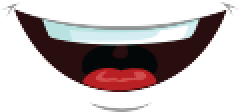
#> input picture examples/frontal_mouth_shapes/asset_1.png, 120 x 56 px (shown 2 times larger); its folder holds only this picture in this run
$ python generate_talking_animation.py frontal_mouth_shapes/asset_1.png out
#> lines starting #> are read from the running program, lines starting #| are printed output that depends on the picture
import logging
import sys
import requests
import cv2
import os
import numpy as np
from pathlib import Path
from PIL import Image

def generate_talking_animations(url, out_dir):

    # creates the directory to store the animation
#> called with url = 'frontal_mouth_shapes/asset_1.png', out_dir = 'out'
    outdir = Path(out_dir)
    outdir.mkdir(exist_ok=True)

    # creates the initial image using the url
    data = requests.get(url).content

    # opens a new file called avatar_img.png that will store the data's content
    f = open(f'{outdir}/avatar_img.png', 'wb')
    f.write(data)
    f.close

    img = Image.open(f'{outdir}/avatar_img.png')
#> img is the input picture: PIL image 120x56 RGBA; mean R, G, B, A 188.9, 179.3, 179.8, 97.6
    datas = img.getdata()

    # stores data for new image
    new_datas = []

    # updates image to make transparent background white
    for item in datas:
        if item[3] == 0:
            new_datas.append((255, 255, 255))
        else:
            new_datas.append(item)
#> after the loop, new_datas = 6720 items, first 6: (255, 255, 255), (255, 255, 255), (255, 255, 255), (255, 255, 255), (255, 255, 255), (255, 255, 255)

    img.putdata(new_datas)
    img.save(f'{outdir}/avatar_img.png', 'PNG')

    img = cv2.imread(f'{outdir}/avatar_img.png')
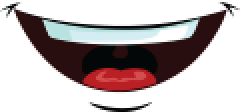
#> img: shape (56, 120, 3) (shown 2 times larger); mean B, G, R 179.8, 179.3, 188.9

    # resize image if needed to match scaling of other generated animations
    if np.max(img.shape) > 1000:
        scale = 1000 / np.max(img.shape)
        img = cv2.resize(img, (round(scale * img.shape[1]), round(scale * img.shape[0])))

    cropped = img[31: 950, 145: 474]
#> cropped = empty array
    cv2.imwrite(f'{outdir}/cropped_original_avatar_img.png', cropped)

    # delete the generated image
    os.remove(f'{outdir}/avatar_img.png')

#> (the run stopped early here; a loop or call above may not have finished)
